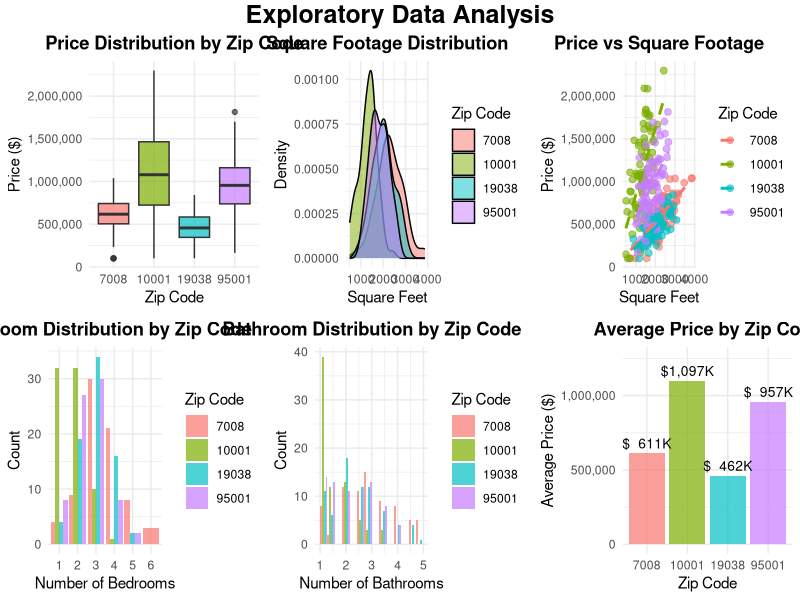
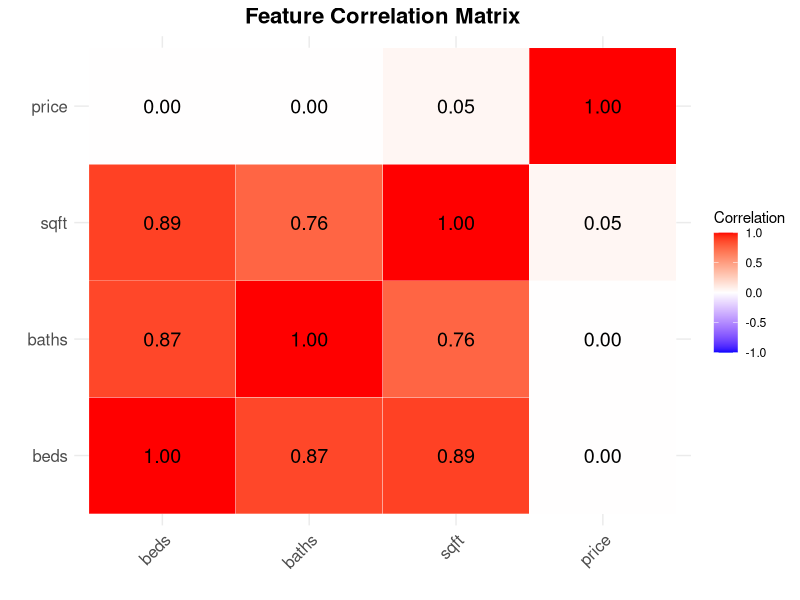
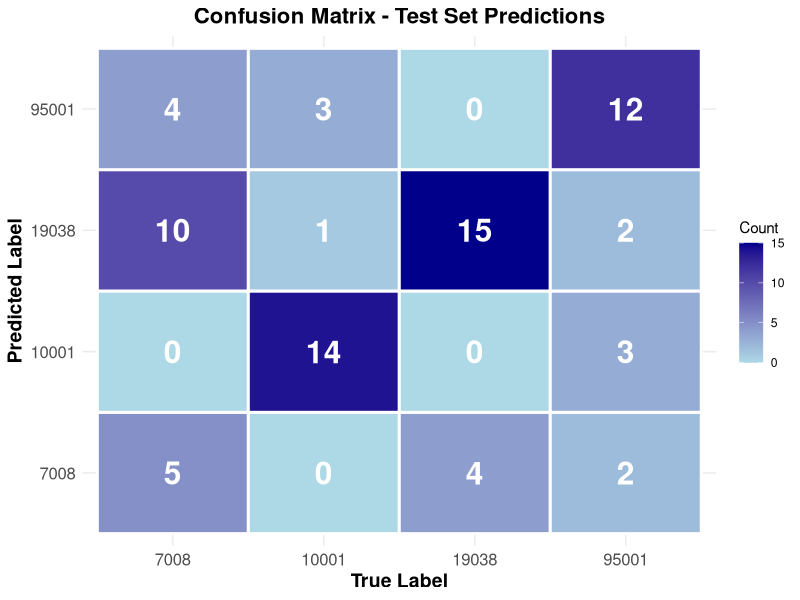
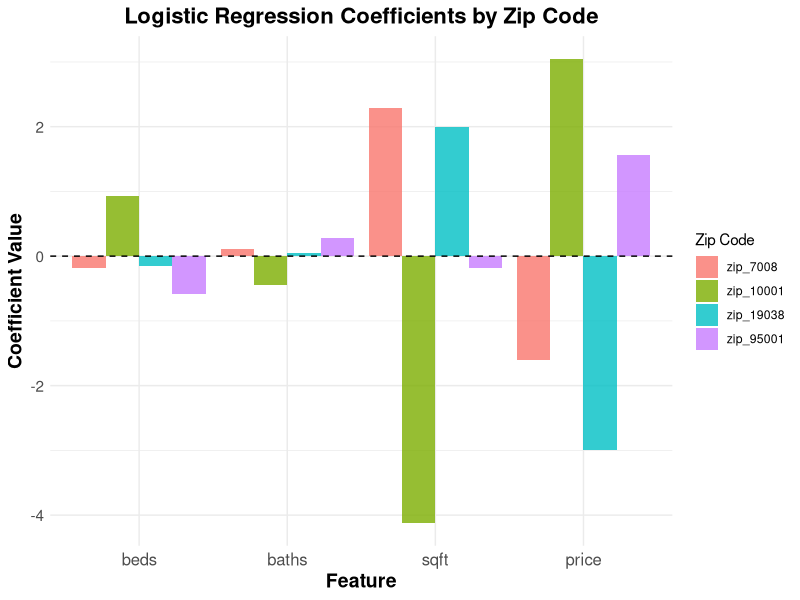
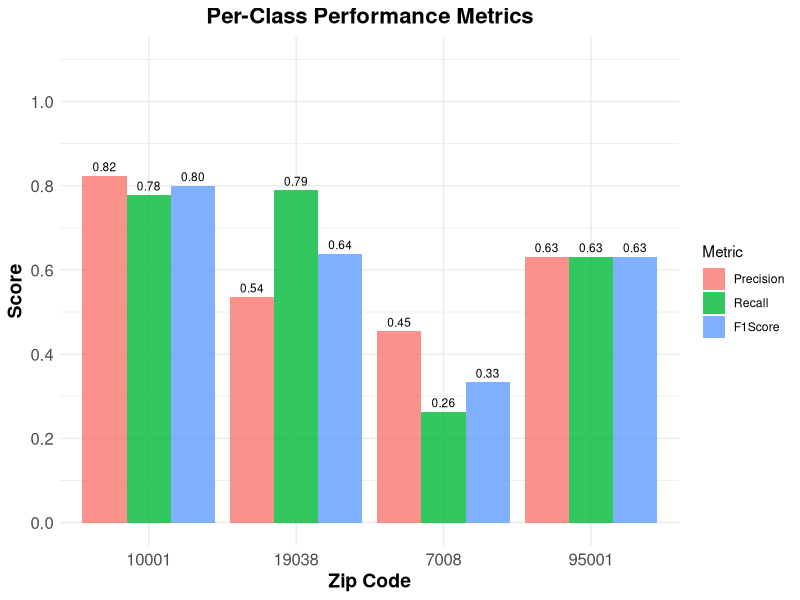
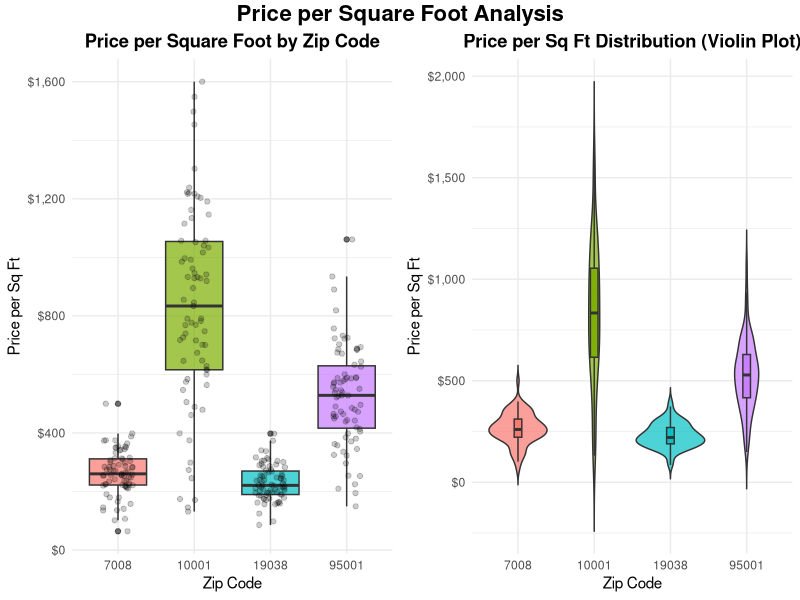

Write R code to recreate these figures, in order.

# Visualization Script (R)
# This script creates all visualizations for the house classification project
# Data and models are prepared by Python scripts

cat("============================================================\n")
cat("R VISUALIZATION SCRIPT\n")
cat("============================================================\n\n")

# Load required libraries
suppressPackageStartupMessages({
  library(ggplot2)
  library(reshape2)
  library(gridExtra)
})

# Create visualizations directory
if (!dir.exists("visualizations")) {
  dir.create("visualizations")
  cat("Created visualizations/directory\n")
}

# Load data
cat("Loading data from data/directory...\n")
house_data <- read.csv("data/house_data.csv")
test_predictions <- read.csv("data/test_predictions.csv")
coefficients <- read.csv("data/model_coefficients.csv", row.names=1)

cat(sprintf("Loaded %d house records\n", nrow(house_data)))
cat(sprintf("Loaded %d test predictions\n", nrow(test_predictions)))
cat(sprintf("Loaded coefficients for %d zip codes\n", nrow(coefficients)))

# Convert zip_code to factor
house_data$zip_code <- as.factor(house_data$zip_code)
test_predictions$actual <- as.factor(test_predictions$actual)
test_predictions$predicted <- as.factor(test_predictions$predicted)

cat("\n============================================================\n")
cat("CREATING VISUALIZATIONS\n")
cat("============================================================\n\n")

# ============================================================
# 1. EXPLORATORY DATA ANALYSIS PLOTS
# ============================================================

cat("Creating EDA plots...\n")

# Price distribution by zip code
p1 <- ggplot(house_data, aes(x=zip_code, y=price, fill=zip_code)) +
  geom_boxplot(alpha=0.7) +
  scale_y_continuous(labels = scales::comma) +
  theme_minimal() +
  labs(title="Price Distribution by Zip Code", 
       x="Zip Code", 
       y="Price ($)") +
  theme(legend.position="none",
        plot.title = element_text(face="bold", hjust=0.5))

# Square footage distribution
p2 <- ggplot(house_data, aes(x=sqft, fill=zip_code)) +
  geom_density(alpha=0.5) +
  theme_minimal() +
  labs(title="Square Footage Distribution", 
       x="Square Feet", 
       y="Density",
       fill="Zip Code") +
  theme(plot.title = element_text(face="bold", hjust=0.5))

# Price vs Square Footage
p3 <- ggplot(house_data, aes(x=sqft, y=price, color=zip_code)) +
  geom_point(alpha=0.6, size=2) +
  geom_smooth(method="lm", se=FALSE, linetype="dashed") +
  scale_y_continuous(labels = scales::comma) +
  theme_minimal() +
  labs(title="Price vs Square Footage", 
       x="Square Feet", 
       y="Price ($)",
       color="Zip Code") +
  theme(plot.title = element_text(face="bold", hjust=0.5))

# Bedroom distribution
p4 <- ggplot(house_data, aes(x=as.factor(beds), fill=zip_code)) +
  geom_bar(position="dodge", alpha=0.7) +
  theme_minimal() +
  labs(title="Bedroom Distribution by Zip Code", 
       x="Number of Bedrooms", 
       y="Count",
       fill="Zip Code") +
  theme(plot.title = element_text(face="bold", hjust=0.5))

# Bathroom distribution
p5 <- ggplot(house_data, aes(x=baths, fill=zip_code)) +
  geom_histogram(position="dodge", bins=15, alpha=0.7) +
  theme_minimal() +
  labs(title="Bathroom Distribution by Zip Code", 
       x="Number of Bathrooms", 
       y="Count",
       fill="Zip Code") +
  theme(plot.title = element_text(face="bold", hjust=0.5))

# Average price by zip code
avg_price <- aggregate(price ~ zip_code, house_data, mean)
p6 <- ggplot(avg_price, aes(x=zip_code, y=price, fill=zip_code)) +
  geom_col(alpha=0.7) +
  geom_text(aes(label=paste0("$", format(round(price/1000), big.mark=","), "K")), 
            vjust=-0.5, size=3.5) +
  scale_y_continuous(labels = scales::comma, limits=c(0, max(avg_price$price)*1.15)) +
  theme_minimal() +
  labs(title="Average Price by Zip Code", 
       x="Zip Code", 
       y="Average Price ($)") +
  theme(legend.position="none",
        plot.title = element_text(face="bold", hjust=0.5))

# Save EDA plots
png("visualizations/eda_plots.png", width=1600, height=1200, res=150)
grid.arrange(p1, p2, p3, p4, p5, p6, ncol=3, 
             top=grid::textGrob("Exploratory Data Analysis", 
                                gp=grid::gpar(fontsize=18, fontface="bold")))
dev.off()

cat("visualizations/eda_plots.png\n")

# ============================================================
# 2. CORRELATION HEATMAP
# ============================================================

cat("Creating correlation heatmap...\n")

# Create correlation matrix
cor_data <- house_data[, c('beds', 'baths', 'sqft', 'price')]
cor_matrix <- cor(cor_data)

# Melt for ggplot
cor_melted <- melt(cor_matrix)

# Create heatmap
png("visualizations/correlation_heatmap.png", width=1000, height=800, res=150)
ggplot(cor_melted, aes(x=Var1, y=Var2, fill=value)) +
  geom_tile(color="white") +
  geom_text(aes(label=sprintf("%.2f", value)), color="black", size=5) +
  scale_fill_gradient2(low="blue", mid="white", high="red", 
                       midpoint=0, limits=c(-1,1)) +
  theme_minimal() +
  labs(title="Feature Correlation Matrix", 
       x="", y="", fill="Correlation") +
  theme(plot.title = element_text(face="bold", hjust=0.5, size=16),
        axis.text.x = element_text(angle=45, hjust=1, size=12),
        axis.text.y = element_text(size=12))
dev.off()

cat("visualizations/correlation_heatmap.png\n")

# ============================================================
# 3. CONFUSION MATRIX
# ============================================================

cat("Creating confusion matrix...\n")

# Create confusion matrix
cm <- table(Predicted=test_predictions$predicted, Actual=test_predictions$actual)

# Convert to data frame for plotting
cm_df <- as.data.frame(cm)

# Create heatmap
png("visualizations/confusion_matrix.png", width=900, height=800, res=150)
ggplot(cm_df, aes(x=Actual, y=Predicted, fill=Freq)) +
  geom_tile(color="white", size=1) +
  geom_text(aes(label=Freq), color="white", size=8, fontface="bold") +
  scale_fill_gradient(low="lightblue", high="darkblue") +
  theme_minimal() +
  labs(title="Confusion Matrix - Test Set Predictions", 
       x="True Label", 
       y="Predicted Label",
       fill="Count") +
  theme(plot.title = element_text(face="bold", hjust=0.5, size=16),
        axis.text = element_text(size=12),
        axis.title = element_text(size=14, face="bold"))
dev.off()

cat("visualizations/confusion_matrix.png\n")

# ============================================================
# 4. FEATURE IMPORTANCE (COEFFICIENTS)
# ============================================================

cat("Creating feature importance plot...\n")

# Reshape coefficients for plotting
coef_long <- melt(as.matrix(coefficients))
colnames(coef_long) <- c("ZipCode", "Feature", "Coefficient")

# Create grouped bar chart
png("visualizations/feature_importance.png", width=1200, height=800, res=150)
ggplot(coef_long, aes(x=Feature, y=Coefficient, fill=ZipCode)) +
  geom_bar(stat="identity", position="dodge", alpha=0.8) +
  geom_hline(yintercept=0, linetype="dashed", color="black") +
  theme_minimal() +
  labs(title="Logistic Regression Coefficients by Zip Code", 
       x="Feature", 
       y="Coefficient Value",
       fill="Zip Code") +
  theme(plot.title = element_text(face="bold", hjust=0.5, size=16),
        axis.text.x = element_text(size=12),
        axis.text.y = element_text(size=11),
        axis.title = element_text(size=14, face="bold"),
        legend.position = "right")
dev.off()

cat("visualizations/feature_importance.png\n")

# ============================================================
# 5. MODEL PERFORMANCE METRICS
# ============================================================

cat("Creating performance metrics plot...\n")

# Calculate per-class metrics
zip_codes <- levels(test_predictions$actual)
metrics_list <- list()

for (zip in zip_codes) {
  tp <- sum(test_predictions$actual == zip & test_predictions$predicted == zip)
  fp <- sum(test_predictions$actual != zip & test_predictions$predicted == zip)
  fn <- sum(test_predictions$actual == zip & test_predictions$predicted != zip)
  
  precision <- ifelse((tp + fp) > 0, tp / (tp + fp), 0)
  recall <- ifelse((tp + fn) > 0, tp / (tp + fn), 0)
  f1 <- ifelse((precision + recall) > 0, 2 * precision * recall / (precision + recall), 0)
  
  metrics_list[[zip]] <- data.frame(
    ZipCode = zip,
    Precision = precision,
    Recall = recall,
    F1Score = f1
  )
}

metrics_df <- do.call(rbind, metrics_list)
metrics_long <- melt(metrics_df, id.vars="ZipCode")

png("visualizations/performance_metrics.png", width=1000, height=700, res=150)
ggplot(metrics_long, aes(x=ZipCode, y=value, fill=variable)) +
  geom_bar(stat="identity", position="dodge", alpha=0.8) +
  geom_text(aes(label=sprintf("%.2f", value)), 
            position=position_dodge(width=0.9), 
            vjust=-0.5, size=3) +
  scale_y_continuous(limits=c(0, 1.1), breaks=seq(0, 1, 0.2)) +
  theme_minimal() +
  labs(title="Per-Class Performance Metrics", 
       x="Zip Code", 
       y="Score",
       fill="Metric") +
  theme(plot.title = element_text(face="bold", hjust=0.5, size=16),
        axis.text = element_text(size=12),
        axis.title = element_text(size=14, face="bold"))
dev.off()

cat("visualizations/performance_metrics.png\n")

# ============================================================
# 6. PRICE VS SIZE ANALYSIS
# ============================================================

cat("Creating price per sqft analysis...\n")

# Calculate price per sqft
house_data$price_per_sqft <- house_data$price / house_data$sqft

# Box plot
p1 <- ggplot(house_data, aes(x=zip_code, y=price_per_sqft, fill=zip_code)) +
  geom_boxplot(alpha=0.7) +
  geom_jitter(alpha=0.2, width=0.2) +
  scale_y_continuous(labels = scales::dollar) +
  theme_minimal() +
  labs(title="Price per Square Foot by Zip Code", 
       x="Zip Code", 
       y="Price per Sq Ft") +
  theme(legend.position="none",
        plot.title = element_text(face="bold", hjust=0.5))

# Violin plot
p2 <- ggplot(house_data, aes(x=zip_code, y=price_per_sqft, fill=zip_code)) +
  geom_violin(alpha=0.7, trim=FALSE) +
  geom_boxplot(width=0.1, alpha=0.9, outlier.shape=NA) +
  scale_y_continuous(labels = scales::dollar) +
  theme_minimal() +
  labs(title="Price per Sq Ft Distribution (Violin Plot)", 
       x="Zip Code", 
       y="Price per Sq Ft") +
  theme(legend.position="none",
        plot.title = element_text(face="bold", hjust=0.5))

png("visualizations/price_per_sqft.png", width=1200, height=600, res=150)
grid.arrange(p1, p2, ncol=2,
             top=grid::textGrob("Price per Square Foot Analysis", 
                                gp=grid::gpar(fontsize=16, fontface="bold")))
dev.off()

cat("visualizations/price_per_sqft.png\n")

# ============================================================
# SUMMARY
# ============================================================

cat("\n============================================================\n")
cat("R VISUALIZATION COMPLETE\n")
cat("============================================================\n\n")

cat("Generated visualizations in visualizations/:\n")
cat("eda_plots.png - Exploratory data analysis (6 plots)\n")
cat("correlation_heatmap.png - Feature correlations\n")
cat("confusion_matrix.png - Model predictions\n")
cat("feature_importance.png - Coefficient analysis\n")
cat("performance_metrics.png - Precision, Recall, F1\n")
cat("price_per_sqft.png - Price efficiency analysis\n")

cat("\nAll visualizations created successfully!\n")
cat("data/ for datasets and model outputs\n")
cat("visualizations/ for all plots\n")